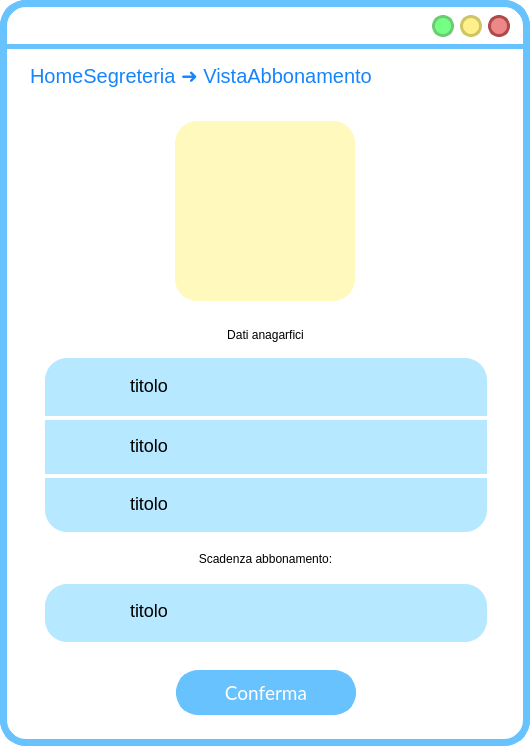
<?xml version="1.0" encoding="UTF-8"?>
<ui version="4.0">
 <class>mainWindow</class>
 <widget class="QMainWindow" name="mainWindow">
  <property name="geometry">
   <rect>
    <x>0</x>
    <y>0</y>
    <width>530</width>
    <height>746</height>
   </rect>
  </property>
  <property name="windowTitle">
   <string>MainWindow</string>
  </property>
  <property name="styleSheet">
   <string notr="true">QWidget{
background:rgb(255, 255, 255);
border-radius:26px;
border-color:rgb(104, 194, 253);
border-style: solid;
border-width:7;
}
QLabel{
border-width:0;
font: 20pt &quot;Lato Light&quot;;
}
QLineEdit{
border-width:0;
font: 14pt &quot;Lato Light&quot;;
}
QAbstractItemView {
    border: 3px solid  rgb(104, 194, 253);  
border-radius:8px;
  selection-background-color:  rgb(104, 194, 253);
margin:-2px;
text-align:center;
border-width:5;
}</string>
  </property>
  <widget class="QWidget" name="centralwidget">
   <widget class="QLabel" name="label">
    <property name="geometry">
     <rect>
      <x>0</x>
      <y>44</y>
      <width>641</width>
      <height>5</height>
     </rect>
    </property>
    <property name="styleSheet">
     <string notr="true">background-color:rgb(104, 194, 253);</string>
    </property>
    <property name="text">
     <string/>
    </property>
   </widget>
   <widget class="QPushButton" name="reduceButton">
    <property name="geometry">
     <rect>
      <x>432</x>
      <y>15</y>
      <width>22</width>
      <height>22</height>
     </rect>
    </property>
    <property name="sizePolicy">
     <sizepolicy hsizetype="Fixed" vsizetype="Fixed">
      <horstretch>0</horstretch>
      <verstretch>0</verstretch>
     </sizepolicy>
    </property>
    <property name="minimumSize">
     <size>
      <width>22</width>
      <height>22</height>
     </size>
    </property>
    <property name="maximumSize">
     <size>
      <width>24</width>
      <height>24</height>
     </size>
    </property>
    <property name="cursor">
     <cursorShape>PointingHandCursor</cursorShape>
    </property>
    <property name="styleSheet">
     <string notr="true">QPushButton{
 background-color:#76ff85;
 border-style: solid;
 border-radius:11px;
font: 18pt &quot;Candara&quot;;
border-color:#6bcc73;
border-width:3;
}

QPushButton::pressed{
	background-color : white;
	border-color:#6bcc73;
	border-width:3;
}
</string>
    </property>
    <property name="text">
     <string/>
    </property>
   </widget>
   <widget class="QPushButton" name="exitButton">
    <property name="geometry">
     <rect>
      <x>488</x>
      <y>15</y>
      <width>22</width>
      <height>22</height>
     </rect>
    </property>
    <property name="sizePolicy">
     <sizepolicy hsizetype="Fixed" vsizetype="Fixed">
      <horstretch>0</horstretch>
      <verstretch>0</verstretch>
     </sizepolicy>
    </property>
    <property name="minimumSize">
     <size>
      <width>22</width>
      <height>22</height>
     </size>
    </property>
    <property name="maximumSize">
     <size>
      <width>24</width>
      <height>24</height>
     </size>
    </property>
    <property name="cursor">
     <cursorShape>PointingHandCursor</cursorShape>
    </property>
    <property name="styleSheet">
     <string notr="true">QPushButton{
 background-color:#ee8888;
 border-style: solid;
 border-radius:11px;
font: 18pt &quot;Candara&quot;;
border-color:#ae4a4a;
border-width:3;
}

QPushButton::pressed{
	background-color : white;
	border-color:#ae4a4a;
	border-width:3;
}
</string>
    </property>
    <property name="text">
     <string/>
    </property>
   </widget>
   <widget class="QPushButton" name="maximizeButton">
    <property name="geometry">
     <rect>
      <x>460</x>
      <y>15</y>
      <width>22</width>
      <height>22</height>
     </rect>
    </property>
    <property name="sizePolicy">
     <sizepolicy hsizetype="Fixed" vsizetype="Fixed">
      <horstretch>0</horstretch>
      <verstretch>0</verstretch>
     </sizepolicy>
    </property>
    <property name="minimumSize">
     <size>
      <width>20</width>
      <height>20</height>
     </size>
    </property>
    <property name="maximumSize">
     <size>
      <width>24</width>
      <height>24</height>
     </size>
    </property>
    <property name="cursor">
     <cursorShape>PointingHandCursor</cursorShape>
    </property>
    <property name="styleSheet">
     <string notr="true">QPushButton{
 background-color:#fff08c	;
 border-style: solid;
 border-radius:11px;
font: 18pt &quot;Candara&quot;;
border-color:#ccc664;
border-width:3;
}

QPushButton::pressed{
	background-color : white;
	border-color:#ccc664;
	border-width:3;
}
</string>
    </property>
    <property name="text">
     <string/>
    </property>
   </widget>
   <widget class="QLabel" name="titoloLabel">
    <property name="geometry">
     <rect>
      <x>30</x>
      <y>60</y>
      <width>431</width>
      <height>31</height>
     </rect>
    </property>
    <property name="styleSheet">
     <string notr="true">font-size: 20px;
text-align: left;
background-color: rgba(255, 255, 255,0);
color: #1684FC;
font: 14pt &quot;Lato&quot;;</string>
    </property>
    <property name="text">
     <string>HomeSegreteria ➜ VistaAbbonamento</string>
    </property>
   </widget>
   <widget class="QLabel" name="previousLabel">
    <property name="geometry">
     <rect>
      <x>470</x>
      <y>60</y>
      <width>38</width>
      <height>38</height>
     </rect>
    </property>
    <property name="font">
     <font>
      <family>Lato Light</family>
      <pointsize>20</pointsize>
      <weight>50</weight>
      <italic>false</italic>
      <bold>false</bold>
     </font>
    </property>
    <property name="styleSheet">
     <string notr="true">QLabel{
left: 679px;
top: 140px;
width: 38px;
height: 38px;
border-radius: 33px;
background-color: rgba(173, 237, 255, 0);
}</string>
    </property>
    <property name="text">
     <string/>
    </property>
    <property name="pixmap">
     <pixmap>res/arrow_back_FILL1_wght700_GRAD200_opsz48_risultato.png</pixmap>
    </property>
    <property name="scaledContents">
     <bool>true</bool>
    </property>
    <property name="margin">
     <number>0</number>
    </property>
   </widget>
   <widget class="QLabel" name="qrCodeBigButton">
    <property name="geometry">
     <rect>
      <x>175</x>
      <y>121</y>
      <width>180</width>
      <height>180</height>
     </rect>
    </property>
    <property name="styleSheet">
     <string notr="true">QLabel{
left: 368px;
top: 159px;
width: 190px;
height: 185px;
line-height: 20px;
border-radius: 22px;
background-color: rgb(255, 249, 190);
color: rgba(16, 16, 16, 100);
font-size: 14px;
text-align: center;

}</string>
    </property>
    <property name="text">
     <string/>
    </property>
    <property name="pixmap">
     <pixmap>res/qr_code_2_FILL1_wght600_GRAD200_opsz48_risultato.png</pixmap>
    </property>
    <property name="scaledContents">
     <bool>true</bool>
    </property>
    <property name="margin">
     <number>17</number>
    </property>
    <property name="indent">
     <number>-1</number>
    </property>
   </widget>
   <widget class="QLabel" name="label_5">
    <property name="geometry">
     <rect>
      <x>10</x>
      <y>310</y>
      <width>511</width>
      <height>51</height>
     </rect>
    </property>
    <property name="styleSheet">
     <string notr="true">QLabel{
font: 25 18pt &quot;Lato Light&quot;;
background-color: rgba(255, 255, 255,0);
}</string>
    </property>
    <property name="text">
     <string>&lt;html&gt;&lt;head/&gt;&lt;body&gt;&lt;p align=&quot;center&quot;&gt;Dati anagarfici&lt;/p&gt;&lt;/body&gt;&lt;/html&gt;</string>
    </property>
   </widget>
   <widget class="QLabel" name="label_3">
    <property name="geometry">
     <rect>
      <x>45</x>
      <y>358</y>
      <width>442</width>
      <height>174</height>
     </rect>
    </property>
    <property name="styleSheet">
     <string notr="true">QLabel{
left: 244px;
top: 388px;
width: 442px;
height: 174px;
line-height: 20px;
border-radius: 22px;
background-color: rgb(182, 233, 255);
text-align: center;
}</string>
    </property>
    <property name="text">
     <string/>
    </property>
   </widget>
   <widget class="QLabel" name="label_4">
    <property name="geometry">
     <rect>
      <x>45</x>
      <y>416</y>
      <width>442</width>
      <height>4</height>
     </rect>
    </property>
    <property name="sizePolicy">
     <sizepolicy hsizetype="Fixed" vsizetype="Fixed">
      <horstretch>0</horstretch>
      <verstretch>0</verstretch>
     </sizepolicy>
    </property>
    <property name="styleSheet">
     <string notr="true">width: 442px;
height: 180px;
border-radius: 0;
background-color: rgb(255, 255, 255);
text-align: center;</string>
    </property>
    <property name="text">
     <string/>
    </property>
    <property name="scaledContents">
     <bool>true</bool>
    </property>
    <property name="alignment">
     <set>Qt::AlignCenter</set>
    </property>
    <property name="margin">
     <number>10</number>
    </property>
    <property name="indent">
     <number>0</number>
    </property>
   </widget>
   <widget class="QLabel" name="label_6">
    <property name="geometry">
     <rect>
      <x>45</x>
      <y>474</y>
      <width>442</width>
      <height>4</height>
     </rect>
    </property>
    <property name="sizePolicy">
     <sizepolicy hsizetype="Fixed" vsizetype="Fixed">
      <horstretch>0</horstretch>
      <verstretch>0</verstretch>
     </sizepolicy>
    </property>
    <property name="styleSheet">
     <string notr="true">width: 442px;
height: 180px;
border-radius: 0;
background-color: rgb(255, 255, 255);
text-align: center;</string>
    </property>
    <property name="text">
     <string/>
    </property>
    <property name="scaledContents">
     <bool>true</bool>
    </property>
    <property name="alignment">
     <set>Qt::AlignCenter</set>
    </property>
    <property name="margin">
     <number>10</number>
    </property>
    <property name="indent">
     <number>0</number>
    </property>
   </widget>
   <widget class="QLabel" name="label_9">
    <property name="geometry">
     <rect>
      <x>70</x>
      <y>370</y>
      <width>34</width>
      <height>34</height>
     </rect>
    </property>
    <property name="font">
     <font>
      <family>Lato Light</family>
      <pointsize>20</pointsize>
      <weight>50</weight>
      <italic>false</italic>
      <bold>false</bold>
     </font>
    </property>
    <property name="styleSheet">
     <string notr="true">QLabel{
left: 679px;
top: 140px;
width: 38px;
height: 38px;
border-radius: 33px;
background-color: rgba(173, 237, 255, 0);
}</string>
    </property>
    <property name="text">
     <string/>
    </property>
    <property name="pixmap">
     <pixmap>res/person_FILL1_wght600_GRAD200_opsz48_risultato.png</pixmap>
    </property>
    <property name="scaledContents">
     <bool>true</bool>
    </property>
    <property name="margin">
     <number>0</number>
    </property>
   </widget>
   <widget class="QLabel" name="label_10">
    <property name="geometry">
     <rect>
      <x>70</x>
      <y>430</y>
      <width>34</width>
      <height>34</height>
     </rect>
    </property>
    <property name="font">
     <font>
      <family>Lato Light</family>
      <pointsize>20</pointsize>
      <weight>50</weight>
      <italic>false</italic>
      <bold>false</bold>
     </font>
    </property>
    <property name="styleSheet">
     <string notr="true">QLabel{
left: 679px;
top: 140px;
width: 38px;
height: 38px;
border-radius: 33px;
background-color: rgba(173, 237, 255, 0);
}</string>
    </property>
    <property name="text">
     <string/>
    </property>
    <property name="pixmap">
     <pixmap>res/account_circle_FILL1_wght600_GRAD200_opsz48_risultato.png</pixmap>
    </property>
    <property name="scaledContents">
     <bool>true</bool>
    </property>
    <property name="margin">
     <number>0</number>
    </property>
   </widget>
   <widget class="QLabel" name="label_11">
    <property name="geometry">
     <rect>
      <x>70</x>
      <y>488</y>
      <width>34</width>
      <height>34</height>
     </rect>
    </property>
    <property name="font">
     <font>
      <family>Lato Light</family>
      <pointsize>20</pointsize>
      <weight>50</weight>
      <italic>false</italic>
      <bold>false</bold>
     </font>
    </property>
    <property name="styleSheet">
     <string notr="true">QLabel{
left: 679px;
top: 140px;
width: 38px;
height: 38px;
border-radius: 33px;
background-color: rgba(173, 237, 255, 0);
}</string>
    </property>
    <property name="text">
     <string/>
    </property>
    <property name="pixmap">
     <pixmap>res/badge_FILL1_wght600_GRAD200_opsz48_risultato.png</pixmap>
    </property>
    <property name="scaledContents">
     <bool>true</bool>
    </property>
    <property name="margin">
     <number>0</number>
    </property>
   </widget>
   <widget class="QLabel" name="nomeLabel">
    <property name="geometry">
     <rect>
      <x>130</x>
      <y>370</y>
      <width>311</width>
      <height>31</height>
     </rect>
    </property>
    <property name="styleSheet">
     <string notr="true">font-size: 18px;
text-align: left;
background-color: rgba(255, 255, 255,0);
</string>
    </property>
    <property name="text">
     <string>titolo</string>
    </property>
   </widget>
   <widget class="QLabel" name="cognomeLabe">
    <property name="geometry">
     <rect>
      <x>130</x>
      <y>430</y>
      <width>311</width>
      <height>31</height>
     </rect>
    </property>
    <property name="styleSheet">
     <string notr="true">font-size: 18px;
text-align: left;
background-color: rgba(255, 255, 255,0);
</string>
    </property>
    <property name="text">
     <string>titolo</string>
    </property>
   </widget>
   <widget class="QLabel" name="codiceFiscaleLabel">
    <property name="geometry">
     <rect>
      <x>130</x>
      <y>488</y>
      <width>311</width>
      <height>31</height>
     </rect>
    </property>
    <property name="styleSheet">
     <string notr="true">font-size: 18px;
text-align: left;
background-color: rgba(255, 255, 255,0);
</string>
    </property>
    <property name="text">
     <string>titolo</string>
    </property>
   </widget>
   <widget class="QLabel" name="label_7">
    <property name="geometry">
     <rect>
      <x>10</x>
      <y>534</y>
      <width>511</width>
      <height>51</height>
     </rect>
    </property>
    <property name="styleSheet">
     <string notr="true">QLabel{
font: 25 18pt &quot;Lato Light&quot;;
background-color: rgba(255, 255, 255,0);
}</string>
    </property>
    <property name="text">
     <string>&lt;html&gt;&lt;head/&gt;&lt;body&gt;&lt;p align=&quot;center&quot;&gt;Scadenza abbonamento:&lt;/p&gt;&lt;/body&gt;&lt;/html&gt;</string>
    </property>
   </widget>
   <widget class="QLabel" name="label_8">
    <property name="geometry">
     <rect>
      <x>45</x>
      <y>584</y>
      <width>442</width>
      <height>58</height>
     </rect>
    </property>
    <property name="styleSheet">
     <string notr="true">QLabel{
left: 244px;
top: 388px;
width: 442px;
height: 174px;
line-height: 20px;
border-radius: 22px;
background-color: rgb(182, 233, 255);
text-align: center;
}</string>
    </property>
    <property name="text">
     <string/>
    </property>
   </widget>
   <widget class="QLabel" name="label_12">
    <property name="geometry">
     <rect>
      <x>70</x>
      <y>593</y>
      <width>34</width>
      <height>34</height>
     </rect>
    </property>
    <property name="font">
     <font>
      <family>Lato Light</family>
      <pointsize>20</pointsize>
      <weight>50</weight>
      <italic>false</italic>
      <bold>false</bold>
     </font>
    </property>
    <property name="styleSheet">
     <string notr="true">QLabel{
left: 679px;
top: 140px;
width: 38px;
height: 38px;
border-radius: 33px;
background-color: rgba(173, 237, 255, 0);
}</string>
    </property>
    <property name="text">
     <string/>
    </property>
    <property name="pixmap">
     <pixmap>res/calendar_month_FILL1_wght600_GRAD200_opsz48_risultato.png</pixmap>
    </property>
    <property name="scaledContents">
     <bool>true</bool>
    </property>
    <property name="margin">
     <number>0</number>
    </property>
   </widget>
   <widget class="QLabel" name="dataLabel">
    <property name="geometry">
     <rect>
      <x>130</x>
      <y>595</y>
      <width>311</width>
      <height>31</height>
     </rect>
    </property>
    <property name="styleSheet">
     <string notr="true">font-size: 18px;
text-align: left;
background-color: rgba(255, 255, 255,0);
</string>
    </property>
    <property name="text">
     <string>titolo</string>
    </property>
   </widget>
   <widget class="QPushButton" name="confermaButton">
    <property name="geometry">
     <rect>
      <x>176</x>
      <y>670</y>
      <width>180</width>
      <height>45</height>
     </rect>
    </property>
    <property name="font">
     <font>
      <family>Lato</family>
      <pointsize>14</pointsize>
      <weight>50</weight>
      <italic>false</italic>
      <bold>false</bold>
     </font>
    </property>
    <property name="cursor">
     <cursorShape>PointingHandCursor</cursorShape>
    </property>
    <property name="autoFillBackground">
     <bool>false</bool>
    </property>
    <property name="styleSheet">
     <string notr="true">QPushButton{
 background-color:rgb(104, 194, 253);
 border-style: solid;
 border-radius:22px;
color: rgb(255, 255, 255);
font: 14pt &quot;Lato&quot;;
}

QPushButton::hover{


	border-color : rgb(15, 138, 204);
	color: white;
border-width:0;
}

QPushButton::pressed{
	border-color:rgb(104, 194, 253);
	border-width:4;
	background-color : white;
	color:rgb(104, 194, 253);
}
</string>
    </property>
    <property name="text">
     <string>Conferma</string>
    </property>
   </widget>
   <zorder>label_3</zorder>
   <zorder>label</zorder>
   <zorder>reduceButton</zorder>
   <zorder>exitButton</zorder>
   <zorder>maximizeButton</zorder>
   <zorder>titoloLabel</zorder>
   <zorder>previousLabel</zorder>
   <zorder>qrCodeBigButton</zorder>
   <zorder>label_5</zorder>
   <zorder>label_4</zorder>
   <zorder>label_6</zorder>
   <zorder>label_9</zorder>
   <zorder>label_10</zorder>
   <zorder>label_11</zorder>
   <zorder>nomeLabel</zorder>
   <zorder>cognomeLabe</zorder>
   <zorder>codiceFiscaleLabel</zorder>
   <zorder>label_7</zorder>
   <zorder>label_8</zorder>
   <zorder>label_12</zorder>
   <zorder>dataLabel</zorder>
   <zorder>confermaButton</zorder>
  </widget>
 </widget>
 <resources>
  <include location="../../../AppData/Local/Temp/res.qrc"/>
  <include location="../../../AppData/Local/Temp/res/res.qrc"/>
 </resources>
 <connections/>
</ui>
